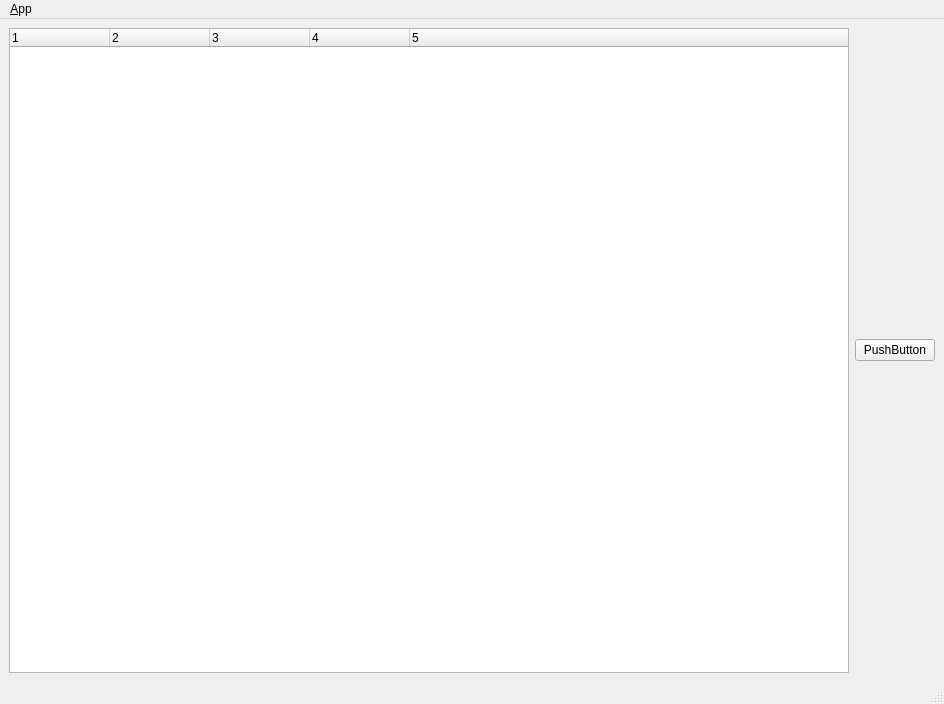
<?xml version="1.0" encoding="UTF-8"?>
<ui version="4.0">
 <class>MainWindowDesign</class>
 <widget class="QMainWindow" name="MainWindowDesign">
  <property name="geometry">
   <rect>
    <x>0</x>
    <y>0</y>
    <width>944</width>
    <height>704</height>
   </rect>
  </property>
  <property name="windowTitle">
   <string>Sensor Scope</string>
  </property>
  <property name="windowIcon">
   <iconset resource="../resources/images.qrc">
    <normaloff>:/images/icon.png</normaloff>:/images/icon.png</iconset>
  </property>
  <property name="locale">
   <locale language="English" country="Australia"/>
  </property>
  <widget class="QWidget" name="centralwidget">
   <layout class="QHBoxLayout">
    <item>
     <layout class="QVBoxLayout" name="verticalLayout_4">
      <item>
       <widget class="QTreeWidget" name="tree_elements">
        <property name="sizePolicy">
         <sizepolicy hsizetype="MinimumExpanding" vsizetype="Expanding">
          <horstretch>0</horstretch>
          <verstretch>0</verstretch>
         </sizepolicy>
        </property>
        <property name="animated">
         <bool>true</bool>
        </property>
        <property name="columnCount">
         <number>5</number>
        </property>
        <column>
         <property name="text">
          <string notr="true">1</string>
         </property>
        </column>
        <column>
         <property name="text">
          <string notr="true">2</string>
         </property>
        </column>
        <column>
         <property name="text">
          <string notr="true">3</string>
         </property>
        </column>
        <column>
         <property name="text">
          <string notr="true">4</string>
         </property>
        </column>
        <column>
         <property name="text">
          <string notr="true">5</string>
         </property>
        </column>
       </widget>
      </item>
     </layout>
    </item>
    <item>
     <layout class="QVBoxLayout" name="verticalLayout_2">
      <item>
       <layout class="QVBoxLayout" name="gl_layout"/>
      </item>
      <item>
       <widget class="QPushButton" name="pushButton_3">
        <property name="text">
         <string>PushButton</string>
        </property>
       </widget>
      </item>
     </layout>
    </item>
   </layout>
  </widget>
  <widget class="QMenuBar" name="menubar">
   <property name="geometry">
    <rect>
     <x>0</x>
     <y>0</y>
     <width>944</width>
     <height>23</height>
    </rect>
   </property>
   <widget class="QMenu" name="menu_File">
    <property name="title">
     <string>&amp;App</string>
    </property>
    <addaction name="action_Preferences"/>
    <addaction name="separator"/>
    <addaction name="actionAbout"/>
    <addaction name="actionAbout_Qt"/>
    <addaction name="separator"/>
    <addaction name="action_Quit"/>
   </widget>
   <addaction name="menu_File"/>
  </widget>
  <widget class="QStatusBar" name="statusbar"/>
  <action name="action_Quit">
   <property name="text">
    <string>&amp;Quit</string>
   </property>
   <property name="shortcut">
    <string>Ctrl+Q</string>
   </property>
   <property name="shortcutContext">
    <enum>Qt::ApplicationShortcut</enum>
   </property>
  </action>
  <action name="action_Preferences">
   <property name="text">
    <string>&amp;Preferences</string>
   </property>
  </action>
  <action name="actionAbout">
   <property name="text">
    <string>&amp;About</string>
   </property>
  </action>
  <action name="actionAbout_Qt">
   <property name="text">
    <string>About &amp;Qt</string>
   </property>
  </action>
 </widget>
 <resources>
  <include location="../resources/images.qrc"/>
 </resources>
 <connections>
  <connection>
   <sender>action_Quit</sender>
   <signal>triggered()</signal>
   <receiver>MainWindowDesign</receiver>
   <slot>close()</slot>
   <hints>
    <hint type="sourcelabel">
     <x>-1</x>
     <y>-1</y>
    </hint>
    <hint type="destinationlabel">
     <x>399</x>
     <y>299</y>
    </hint>
   </hints>
  </connection>
 </connections>
</ui>
